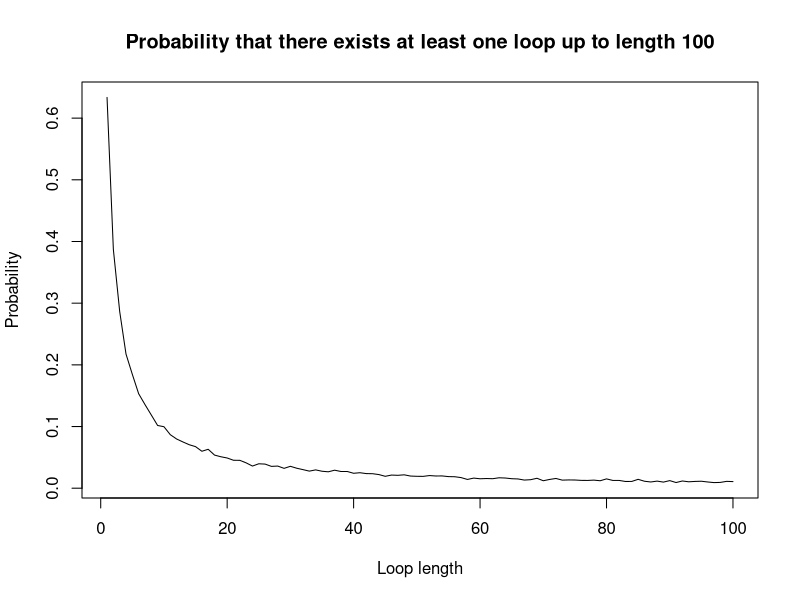

Source code (R):
## Group34:Vangelis Antypas: s2449453, Jihan Li: s2322347, Daniel Kwok: s2308472
## Github repository address: 'https://github.com/Dani206-2/Project2'
## Contribution: To be completed

## ----------------------------------------------------------------------------

## The function Pone, aims to calculate the probability of an individual  
## prisoner finding their own number in n tries. Depending on the chosen 
## strategy, Pone generates a sequence of the boxes the prisoner is going 
## through, along with the corresponding card numbers.
 

## Inputs: n: the number of prisoners divided by 2, k: the prison number through 
## "..." notation, strategy: 3 strategies to choose, through "..." notation
## nreps: number of simulations, the default value is set to 10,000.

## Output: probability of success for the chosen strategy for an individual
## prisoner.

## The function Pone is defined right after, the (sub)function Psub, which is 
## utilized in the definition of Pone

## ----------------------------------------------------------------------------

## The function Psub, aims to minimize the overlap between the function Pone
## and the function Pall, which is defined later on.

## Inputs: n,k,strategy and a 2n-vector cardseq representing the sequence of
## cards in the corresponding boxes, i.e cardseq[k] is the number of the card
## contained in the box k 

## Output: True if the prisoners finds his number for the given inputs 
## successfully, False otherwise.


## We will use the Sys.time() command to measure the runtime of the entire code

start_time <- Sys.time()

## Control the randomness
set.seed(0)

Psub<-function(n,k,strategy,cardseq){
  succeed=FALSE ## Assume the prisoner fails
  
  ## Checks if the strategy is 1 or 2
  if(strategy==1|strategy==2){
    
    
    
    if(strategy==1){ ## For strategy 1, pick box k
      
      card<-cardseq[k] ## The first card to be read
      
    } else { ## For strategy 2, random initial choice
      
      boxopen<-sample(seq(1,2*n),1) ## The box that the prisoner opens 
      card<-cardseq[boxopen] ## The card number in that box
    }
    
    
    i<-1 ## Set the number of boxes opened to be 1
    
    ## If the card is not found and boxes opened is less than n
    while (card!=k & i<n){
      
      ## Update the card read by using the previous card number to find
      ## the corresponding box number
      card<-cardseq[card] 
      i<-i+1 ## Increase the count by 1
    }
    
    ## If the prisoner finds the card before opening n cards, then succeed!
    if(card==k){
      succeed=TRUE
    }
  }
  
  if (strategy==3){## For strategy 3, random guessing 
    
    openseq<-sample(seq(1,2*n),n) ## Create a sequence of boxes to be opened
    
    ## If the prisoner number is in one of the n boxes, it counts as success
    if (k %in% cardseq[openseq]){
      succeed=TRUE
      
    }
  }
  succeed ## Output: either TRUE or FALSE
}

## ----------------------------------------------------------------------------

Pone<-function (n,nreps=10000,...){
  ## We set the number of successes as 0
  success<-0
  
  
  ## Repeating the simulation for nreps times
  for (i in 1:nreps){
    cardseq<-c() ## Generate an empty vector for cardseq
    cardseq<- sample(seq(1,2*n),2*n) ## Randomly allocate cards to boxes
    
    ## We use the Psub function to run the simulation
    result<-Psub(n=n,cardseq=cardseq,...) 
    
    if (result){ ## Add 1 if Psub returns true, indicating success
      success<-success+1 
    }
  }
  success/nreps ## Output:the probability of success
  
}

## ----------------------------------------------------------------------------

## The function Pall aims to calculate the probability of success for all the
## prisoners, i.e. the probability that every single prisoner finds their 
## number, under a given strategy.
## Inputs: n, nreps (same meaning as above)
## plus strategy through '...' notation
## Output: Probability that all the prisoners find their number for the given
## inputs.  


 
Pall<-function(n,nreps=10000,...){
  ## We set the number of successes to 0
  success<-0
  
  ## Repeating the simulation for nreps times
  for (i in 1:nreps){
    cardseq<-c() ## Generate an empty vector for cardseq
    cardseq<- sample(seq(1,2*n),2*n) ## Randomly allocate card no. to boxes
    
    for (k in 1:(2*n)){ ## Test all prisoners from k=1 to 2n
      result<-Psub(n=n,k=k,cardseq=cardseq,...)
      if (result==FALSE){
        break ## If one prisoner fails we can stop the simulation
      }
      if (k==2*n){ ## If the last prisoner succeed, we are successful!
        success<-success+1
      }
    }
    
    
  }
  success/nreps ## Output:the probability of success
  
  
}

## ----------------------------------------------------------------------------


## Demonstration

## For an individual prisoner
## The probability of success is the same for every prisoner (under any 
## strategy), so without loss of generality we demonstrate for prisoner 1


## Probability of success for prisoner 1, for n=5, under strategy=1,2,3

r_ind5=c()

for(i in 1:3){
   
      r_ind5<-c(r_ind5,Pone(n=5,k=1,strategy=i))

}

## Probability of success for prisoner 1, for n=50, under strategy=1,2,3


r_ind50=c()

for(i in 1:3){
   
      r_ind50<-c(r_ind50,(Pone(n=50,k=1,strategy=i)))

}

## For all prisoners
## Probability of success for all prisoners simultaneously, under 
## strategy=1,2,3

r_all5=c()

for(i in 1:3){
   
      r_all5<-append(r_all5,(Pall(n=5,strategy=i)))

}


r_all50=c()

for(i in 1:3){
   
      r_all50=append(r_all50,(Pall(n=50,strategy=i)))

}


## ----------------------------------------------------------------------------

## results : r_ind5 = 0.4992 0.3896 0.4972, r_ind50 = 0.4914 0.3737 0.4950
## r_all5 = 0.3563 0.0001 0.0010, r_all50 = 0.3161 0.0000 0.0000
## We see that for the individual cases strategies 1 and 3 give better 
## than strategy 2.



## ----------------------------------------------------------------------------

##  The function dloop aims to estimate, by simulation, the probability of each 
##  loop length from 1 to 2n occurring at least once in a random shuffling of 
##  cards to boxes.

##  Inputs: n, nreps (same meaning as above)

##  Output: The probability of each loop length from 1 to 2n occurring at 
##  least once in a random shuffling of cards to boxes.



dloop<-function(n,nreps){
  
  
  v<-rep(0,2*n) ## Create an empty vector for total occurance for each loop len 
  
  ## Repeating the simulation for nreps times
  for (i in 1:nreps){
    cardseq<-c() 
    cardseq<- sample(seq(1,2*n),2*n) ## Randomly allocate card to boxes
    v.sim<-rep(0,2*n) ### vector used to find whether a loop length has occured 
    
    opencard.seq<-rep(0,2*n) ## assume all card are not opened
    for (k in 1:(2*n)){ ## Test prison number from 1 to 2k
      
      ## Only test cards that are NOT opened
      ## Cards opened will have the same loop length
      ## with one of the previous cards
      
      if(opencard.seq[k]==0){  
        
        loop.len<-1
        card<-cardseq[k] ## The first card to be opened
        
        while (card!=k){
          ## Update the card opened by using the previous card number to find
          ## the corresponding box number
          card<-cardseq[card]
          
          ## Record which card has been opened
          opencard.seq[card]<-1
          
          loop.len<-loop.len+1 ## Increase the loop by 1
        }
        v.sim[loop.len]<-1 ## Enter 1 for the loop length occured
      } 
    }
    
    
    
    ## Update the frequency in vector v by adding v.sim
    v<-v+v.sim
    
  }
  
  
  v/nreps ## Output: Vector with length 2n
}

## ----------------------------------------------------------------------------

## Calculating the probability that there does not exist a loop longer than 50
## for n=50,nreps=10000

u<-dloop(50,10000)
prob<-1 - sum(u[51:100])

## Plotting the probability that there exists a loop of lentgh L=1,...,100

## Plot title
title=c('Probability that there exists at least one loop up to length 100') 


plot(seq(1,100,1),u, main = title,xlab='Loop length',ylab='Probability',
         type='l')



## ----------------------------------------------------------------------------

end_time <- Sys.time()
runtime <- end_time - start_time
 
## ----------------------------------------------------------------------------


